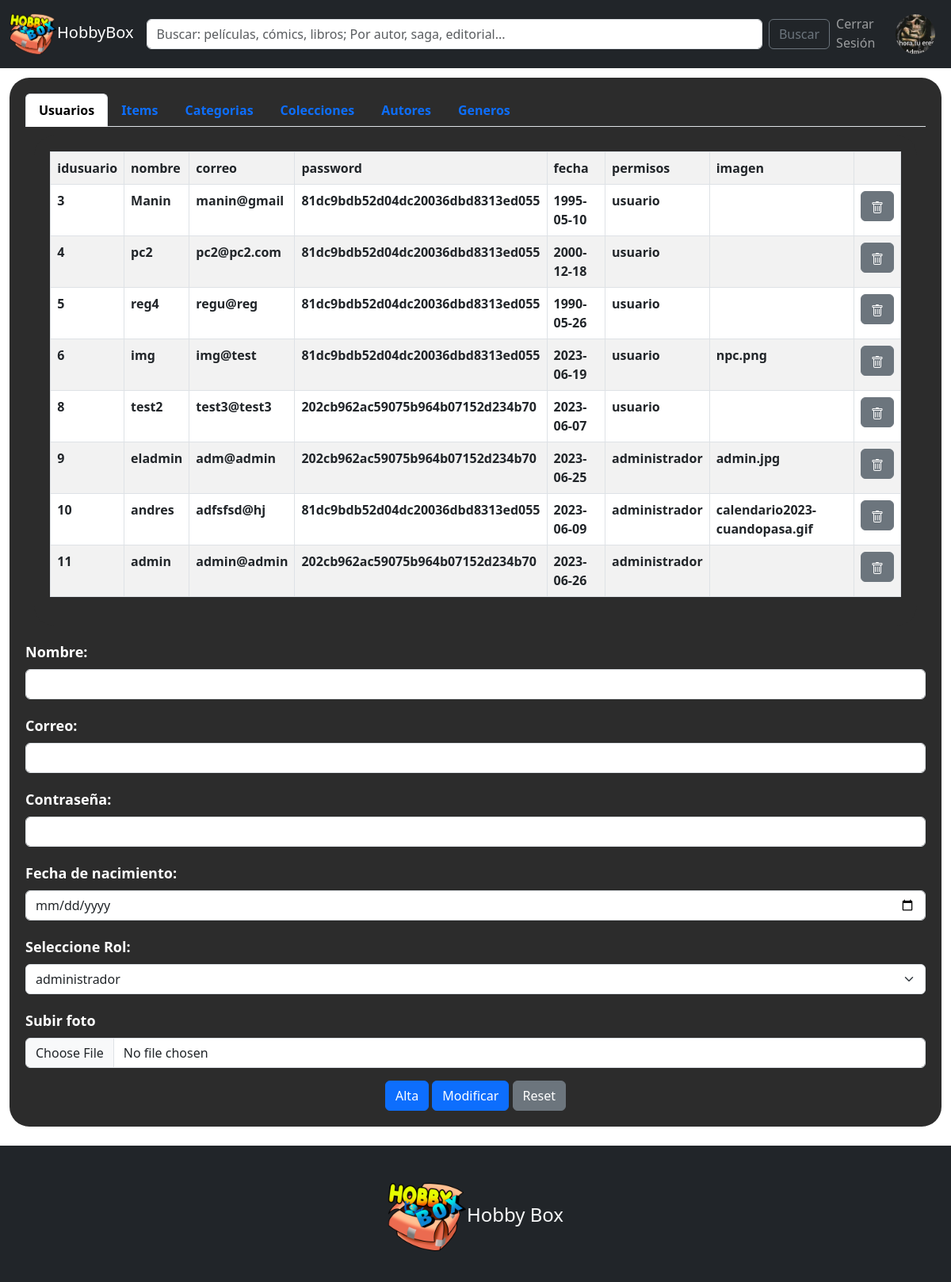
The page /indexAdmin.php (signed in) on the database its author committed.
### tables this page shows
CREATE TABLE `usuario` (
  `idusuario` int(11) NOT NULL,
  `nombre` varchar(45) DEFAULT NULL,
  `correo` varchar(45) DEFAULT NULL,
  `password` varchar(128) DEFAULT NULL,
  `fecha` date DEFAULT NULL,
  `permisos` varchar(45) DEFAULT NULL,
  `imagen` varchar(45) DEFAULT NULL
);

### persistencia/connect.php (called while the page is built)
<?php
class Conexion
{
  public function conectar()
  {
    $link = mysqli_connect("localhost", "root", "", "bdphpproy") or die("Error " . mysqli_error($link));
    return $link;
  }
  public function ejecutarSQL($sql)
  {
    $link = $this->conectar();
    $query = $sql or die("Error in the consult.." . mysqli_error($link));
    $result = mysqli_query($link, $query);
    return $result;
  }
}
?>

### vistas/tablas/tablaUsuario.php (the view, shortened to what this page needs)
<div class="contenedor1">
    <?php
    include ("./persistencia/connect.php");
    $con = new Conexion();?>
    <table class="table table-striped table-bordered">
      <tr>
          <th>idusuario</th>
          <th>nombre</th>
          <th>correo</th>
          <th>password</th>
          <th>fecha</th>
          <th>permisos</th>
          <th>imagen</th>
          <th></th>
      </tr>
    <?php
    $sql1 ="SELECT * from usuario";
    foreach ($con->ejecutarSQL($sql1) as $row){
    ?>
    <tr>
    <td><?php echo $row['idusuario']  ?></td>
    <td><?php echo $row['nombre'] ?></td>
    <td><?php echo $row['correo'] ?></td>
    <td><?php echo $row['password'] ?></td>
    <td><?php echo $row['fecha'] ?></td>
    <td><?php echo $row['permisos'] ?></td>
    <td><?php echo $row['imagen'] ?></td>
    <td>  <a href="./vistas/tablas/eliminarUsuario.php?id=<?php echo $row['idusuario']; ?>"><input type="hidden" name="id" value="idusuario"> <button type="submit" class="btn btn-secondary" name="Eliminardatos">
    </button> </a> </td>
    </tr>
    <?php
    }
    ?>
     </table>
</div>

### indexAdmin.php (shortened to what this page needs)
<!DOCTYPE html>
<html lang="es">
<head>
  <link rel="stylesheet" href="./estilos/estilos.css">
  <link rel="stylesheet" href="https://cdn.jsdelivr.net/npm/bootstrap@5.3.0/dist/css/bootstrap.min.css">
</head>
<body class="img" style="background-image: url(./imagenes/bg.png);">
  <?php include './vistas/header.php'; ?>
  <div class="contenedor1">
    <ul class="nav nav-tabs" id="myTab" role="tablist">
      <li class="nav-item" role="presentation">
        <button class="nav-link active" id="home-tab" data-bs-toggle="tab" data-bs-target="#home-tab-pane" type="button" role="tab" aria-controls="home-tab-pane" aria-selected="true">Usuarios</button>
      </li>
      <li class="nav-item" role="presentation">
        <button class="nav-link" id="profile-tab" data-bs-toggle="tab" data-bs-target="#profile-tab-pane" type="button" role="tab" aria-controls="profile-tab-pane" aria-selected="false">Items</button>
      </li>
      <li class="nav-item" role="presentation">
        <button class="nav-link" id="category-tab" data-bs-toggle="tab" data-bs-target="#category-tab-pane" type="button" role="tab" aria-controls="category-tab-pane" aria-selected="false">Categorias</button>
      </li>
      <li class="nav-item" role="presentation">
        <button class="nav-link" id="colection-tab" data-bs-toggle="tab" data-bs-target="#colection-tab-pane" type="button" role="tab" aria-controls="colection-tab-pane" aria-selected="false">Colecciones</button>
      </li>
      <li class="nav-item" role="presentation">
        <button class="nav-link" id="autor-tab" data-bs-toggle="tab" data-bs-target="#autor-tab-pane" type="button" role="tab" aria-controls="autor-tab-pane" aria-selected="false">Autores</button>
      </li>
      <li class="nav-item" role="presentation">
        <button class="nav-link" id="gender-tab" data-bs-toggle="tab" data-bs-target="#gender-tab-pane" type="button" role="tab" aria-controls="gender-tab-pane" aria-selected="false">Generos</button>
      </li>
    </ul>
  <div class="tab-content" id="myTabContent">
    <div class="tab-pane fade show active" id="home-tab-pane" role="tabpanel" aria-labelledby="home-tab" tabindex="0">
      <div style="color: white;">
      <?php include './vistas/tablas/tablaUsuario.php'; ?>
        <form action="./controladora/ctrlUsuario.php" method="post" enctype="multipart/form-data">
              <div class="mb-3">
                <label for="nombre" class="form-label">Nombre:</label>
                <input type="text" class="form-control" id="nombre" name="fNombre" required>
              </div>
              <div class="mb-3">
                <label for="correo" class="form-label">Correo:</label>
                <input type="email" class="form-control" id="correo" name="fCorreo" required>
              </div>
              <div class="mb-3">
                <label for="contrasena" class="form-label">Contraseña:</label>
                <input type="password" class="form-control" id="contrasena" name="fContrasena" required>
              </div>
              <div class="mb-3">
                <label for="fechaNacimiento" class="form-label">Fecha de nacimiento:</label>
                <input type="date" class="form-control" id="fechaNacimiento" name="fFechaNacimiento" required>
              </div>
              <div class="mb-3">
                <label for="Rol" class="form-label">Seleccione Rol:</label>
                <select class="form-select" aria-label="Default select example" name="fRol">
                    <option value="administrador">administrador</option>
                </select>
              </div>
              <div class="mb-3">
                <label for="formFile" class="form-label">Subir foto</label>
                <input class="form-control" type="file" id="formFile" name="fArchivo">
              </div>
              <div class="text-center">
                <button type="submit" class="btn btn-primary" name="EnviarAdm">Alta</button>
                <button type="submit" class="btn btn-primary" name="Modificardatos">Modificar</button>
                <button type="reset" class="btn btn-secondary">Reset</button>
              </div>
        </form>
      </div>
    </div>
    </div>
  </div>
</body>
<br>
<?php include './vistas/footer.php'; ?>
</html>

### vistas/header.php
<?php
if(isset($_SESSION["correo"])){
            $btn="./vistas/botones/botonesLogged.php";
        }else{
          $btn="./vistas/botones/botones.php";
        }
?>
<header>
<nav class="navbar navbar-expand-lg navbar-dark bg-dark">
            <div class="container-fluid">
            <a class="navbar-brand" href="index.php"> <img src="./imagenes/hobby box.png" alt="Logo" height="60">HobbyBox</a>
              <form class="d-flex ms-auto mb-2 mb-lg-0" style="width: 70rem;">
                <input class="form-control me-2" type="search" placeholder="Buscar: películas, cómics, libros; Por autor, saga, editorial..." aria-label="Search">
                <button class="btn btn-outline-secondary" type="submit">Buscar</button>
              </form>
              <?php include $btn; ?>
            </div>
</nav>
</header>

### vistas/botones/botonesLogged.php (shortened to what this page needs)
<?php
if ($_SESSION["rol"] == "administrador") {
  $perfil='./indexAdmin.php';
}elseif ($_SESSION["rol"] == "usuario") {
  $perfil='./indexUser.php';
}
?>
<?php
if ($_SESSION["foto"] !== null) {
  $imagePath = "./imagenes/".$_SESSION["foto"];
} else {
  $imagePath = "./imagenes/item_cards/no-image.jpg";
}
?>
<ul class="navbar-nav ms-auto mb-2 mb-lg-0">
                <li class="nav-item">
                  <a class="nav-link" href="./controladora/cerrarSesion.php">Cerrar Sesión</a>
                </li>
                <li class="nav-item">
                  <a class="nav-link" href="<?php echo $perfil; ?>">
                  <img src="<?php echo $imagePath; ?>" width="50" height="50" style="border-radius:25px;">
                  </a>
                </li>
            </ul>

### vistas/footer.php
<footer class="bg-dark text-light text-center py-4">
<div>
<h4 class="mt-3"><img src="./imagenes/hobby box.png" width="100" height="100">Hobby Box</h4>
</div>
</footer>

### estilos/estilos.css (style rules this page uses)
html { height: 100%; }
body { display: flex; flex-direction: column; min-height: 100%; }
footer { margin-top: auto; }
.contenedor1 { margin-top: 1%; margin-left: 1%; margin-right: 1%; border-radius: 25px; height: 20%; width: 98%; background-color: rgb(44, 44, 44); font-weight: bold; padding: 20px; overflow: hidden; background-size: cover; background-position: center center; }
h4 { text-align: center; }
form label { display: flex; margin-top: 20px; font-size: 18px; }
form input { width: 100%; padding: 7px; border: none; border: 1px solid gray; border-radius: 6px; outline: none; }

### rows shown on the page
usuario: idusuario "3", nombre "Manin", correo "manin@gmail", password "81dc9bdb52d04dc20036dbd8313ed055", fecha "1995-05-10", permisos "usuario"
usuario: idusuario "4", nombre "pc2", correo "pc2@pc2.com", password "81dc9bdb52d04dc20036dbd8313ed055", fecha "2000-12-18", permisos "usuario"
usuario: idusuario "5", nombre "reg4", correo "regu@reg", password "81dc9bdb52d04dc20036dbd8313ed055", fecha "1990-05-26", permisos "usuario"
usuario: idusuario "6", nombre "img", correo "img@test", password "81dc9bdb52d04dc20036dbd8313ed055", fecha "2023-06-19", permisos "usuario", imagen "npc.png"
usuario: idusuario "8", nombre "test2", correo "test3@test3", password "202cb962ac59075b964b07152d234b70", fecha "2023-06-07", permisos "usuario"
usuario: idusuario "9", nombre "eladmin", correo "adm@admin", password "202cb962ac59075b964b07152d234b70", fecha "2023-06-25", permisos "administrador", imagen "admin.jpg"
usuario: idusuario "10", nombre "andres", correo "adfsfsd@hj", password "81dc9bdb52d04dc20036dbd8313ed055", fecha "2023-06-09", permisos "administrador", imagen "calendario2023-cuandopasa.gif"
usuario: idusuario "11", nombre "admin", correo "admin@admin", password "202cb962ac59075b964b07152d234b70", fecha "2023-06-26", permisos "administrador"
